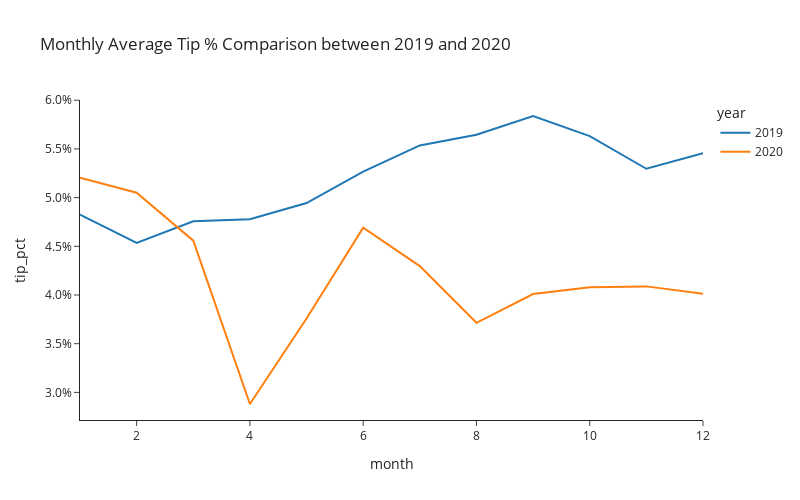

Notebook source saved alongside this figure:
### Markdown cell above
---

### 🎯 4.2: Monthly average tip percentages in 2019 and 2020

Create a line plot of monthly average tip percentages. Use `year` to create two separate lines (encoded by different colors) for 2019 and 2020.

### Code cell
fig = px.line(
    df_monthly,
    title="Monthly Average Tip % Comparison between 2019 and 2020",
    x="month",
    y="tip_pct",
    color="year",
    template="simple_white",
    width=800,
    height=500,
)
fig.update_layout(yaxis_tickformat=",.1%")
fig.show()

### Figure 1 — Plotly figure (JSON) as saved in the notebook; plotly's stock layout.template omitted (floating-point values rounded to 4 significant figures)
{"data": [{"hovertemplate": "year=2019<br>month=%{x}<br>tip_pct=%{y}<extra></extra>", "legendgroup": "2019", "line": {"color": "#1F77B4", "dash": "solid"}, "marker": {"symbol": "circle"}, "mode": "lines", "name": "2019", "orientation": "v", "showlegend": true, "type": "scatter", "x": [1, 2, 3, 4, 5, 6, 7, 8, 9, 10, 11, 12], "xaxis": "x", "y": [0.04825, 0.04535, 0.04756, 0.04779, 0.04944, 0.05267, 0.05536, 0.05645, 0.05838, 0.05631, 0.05296, 0.05457], "yaxis": "y"}, {"hovertemplate": "year=2020<br>month=%{x}<br>tip_pct=%{y}<extra></extra>", "legendgroup": "2020", "line": {"color": "#FF7F0E", "dash": "solid"}, "marker": {"symbol": "circle"}, "mode": "lines", "name": "2020", "orientation": "v", "showlegend": true, "type": "scatter", "x": [1, 2, 3, 4, 5, 6, 7, 8, 9, 10, 11, 12], "xaxis": "x", "y": [0.05204, 0.05051, 0.04558, 0.02881, 0.03759, 0.04691, 0.04297, 0.03715, 0.0401, 0.0408, 0.04088, 0.04013], "yaxis": "y"}], "layout": {"height": 500, "legend": {"title": {"text": "year"}, "tracegroupgap": 0}, "title": {"text": "Monthly Average Tip % Comparison between 2019 and 2020"}, "width": 800, "xaxis": {"anchor": "y", "domain": [0, 1], "title": {"text": "month"}}, "yaxis": {"anchor": "x", "domain": [0, 1], "tickformat": ",.1%", "title": {"text": "tip_pct"}}}}
